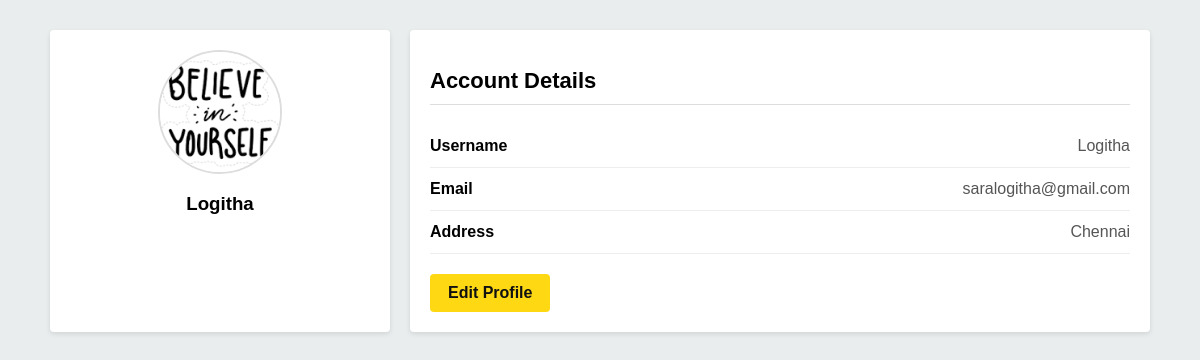
/profile/ (signed in), run on the app's committed database.
### store/models.py (models this page shows, shortened)
class Profile(models.Model):
    user = models.OneToOneField(User, on_delete=models.CASCADE)
    phone = models.CharField(max_length=15, blank=True)
    address = models.TextField(blank=True)
    profile_pic = models.ImageField(upload_to='profile_pics/', blank=True, null=True)

### store/views.py (the view)
# urls.py: path('profile/', views.profile_view, name='profile'),
@login_required
def profile_view(request):
    profile, created = Profile.objects.get_or_create(user=request.user)
    return render(request, 'store/profile.html', {'profile': profile})

### store/templates/store/profile.html (shortened to what this page needs)
<!DOCTYPE html>
<html lang="en">
<head>
</head>
<body>
<div class="container">
    <div class="profile-card">
        {% if profile.profile_pic %}
            <img src="{{ profile.profile_pic.url }}">
        {% else %}
            <img src="https://via.placeholder.com/120">
        {% endif %}
        <h3>{{ profile.user.username }}</h3>
    </div>
    <div class="details-card">
        <h2>Account Details</h2>
        <div class="detail-row">
            <strong>Username</strong>
            <span>{{ profile.user.username }}</span>
        </div>
        <div class="detail-row">
            <strong>Email</strong>
            <span>{{ profile.user.email }}</span>
        </div>
        <div class="detail-row">
            <strong>Address</strong>
            <span>{{ profile.address }}</span>
        </div>
        <a href="{% url 'store:edit_profile' %}" class="btn">Edit Profile</a>
    </div>
</div>
</body>
</html>

### store/templates/store/profile.html (style rules this page uses)
body { font-family: Arial, sans-serif; background-color: #eaeded; margin: 0; padding: 0; }
.container { max-width: 1100px; margin: 30px auto; display: flex; gap: 20px; }
.profile-card { background: #fff; width: 300px; padding: 20px; border-radius: 4px; box-shadow: 0 2px 5px rgba(0,0,0,0.1); text-align: center; }
.profile-card img { width: 120px; height: 120px; border-radius: 50%; object-fit: cover; border: 2px solid #ddd; }
.profile-card h3 { margin: 15px 0 5px; }
.details-card { background: #fff; flex: 1; padding: 20px; border-radius: 4px; box-shadow: 0 2px 5px rgba(0,0,0,0.1); }
.details-card h2 { margin-bottom: 20px; font-size: 22px; border-bottom: 1px solid #ddd; padding-bottom: 10px; }
.detail-row { display: flex; justify-content: space-between; padding: 12px 0; border-bottom: 1px solid #eee; }
.detail-row span { color: #555; }
.btn { display: inline-block; margin-top: 20px; padding: 10px 18px; background-color: #ffd814; color: #111; text-decoration: none; font-weight: bold; border-radius: 4px; }

### data on the page
Profile: profile_pic (picture), user.username "Logitha", user.email "saralogitha@gmail.com", address "Chennai"
